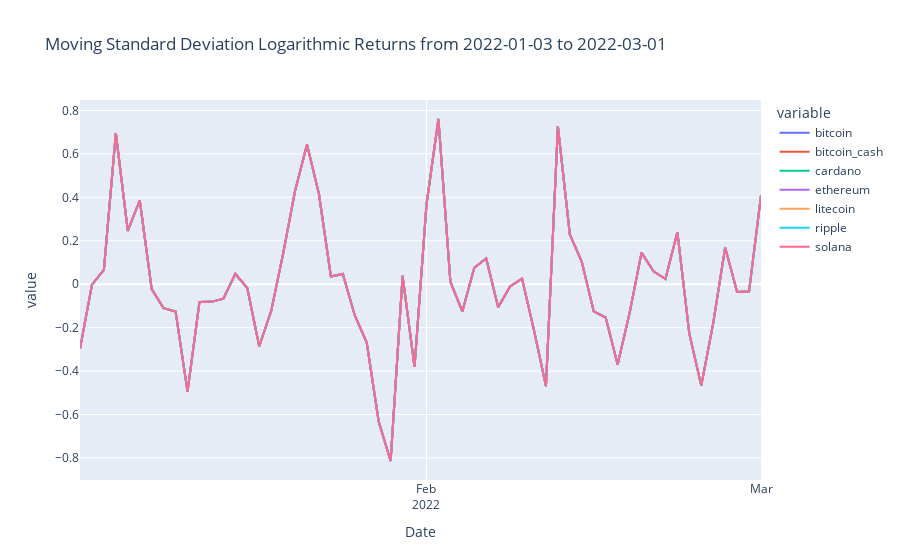

Write notebook code for a chart like this one.
### Code cell
import plotly.express as px

''' calculating the LogROR for the rolling standard deviation '''
stdv_log_ror = clsROR.get_logarithmic_returns(_results_df, value_col_name='simp_move_std_market_cap')
value_col_name='simp_move_std_market_cap_ror'
# trans_stdv_log_ror = mean_log_ror[['Date','ID',value_col_name]]
# trans_stdv_log_ror[trans_stdv_log_ror.index.duplicated()]
# trans_stdv_log_ror = trans_stdv_log_ror.dropna(axis=0,subset=value_col_name)
trans_stdv_log_ror = stdv_log_ror.pivot_table(values=value_col_name,
                                            index='Date',
                                            columns=['ID'],
                                            aggfunc='first')
trans_stdv_log_ror.dropna(axis=1,how='all', inplace=True)
trans_stdv_log_ror.reset_index(inplace=True)
_subset = [col for col in trans_stdv_log_ror if col != 'Date']
# _stdv_log_ror_plot = trans_stdv_log_ror.dropna(axis=0, how='all', subset=_subset, inplace=False)
_stdv_log_ror_plot = trans_stdv_log_ror.dropna(axis=0, how='all', subset=_subset, inplace=False)
_stdv_log_ror_plot.to_csv('../data/stdv_log_ror_plot.csv')

''' To plot the data transform back to coind ids to be individual columns '''
_min_date = (_stdv_log_ror_plot["Date"].min())
_max_date = (_stdv_log_ror_plot["Date"].max())
_title = "Moving Standard Deviation Logarithmic Returns from "+str(_min_date)+" to "+str(_max_date)
fig = px.line(_stdv_log_ror_plot, x="Date", y=_subset,
              hover_data={"Date": "|%B %d, %Y"},
              title=_title)
fig.update_xaxes(
    dtick="M1",
    tickformat="%b\n%Y")
fig.show()
